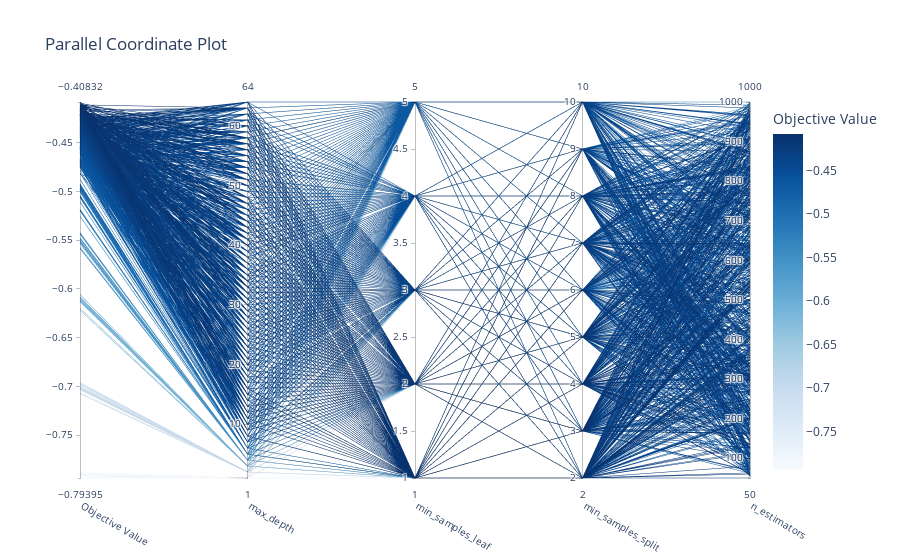

The code cell stored with this chart in its notebook:
### Markdown cell above
### Dark lines are parameters that work better

### Code cell
optuna.visualization.plot_parallel_coordinate(study_rand)

### Figure 1 — Plotly figure (JSON) as saved in the notebook; plotly's stock layout.template omitted (floating-point values rounded to 4 significant figures; data arrays with more than 128 entries replaced by an {"elided": "..."} marker saying what was removed)
{"data": [{"dimensions": [{"label": "Objective Value", "range": [-0.794, -0.4083], "values": {"elided": "1000 float values"}}, {"label": "max_depth", "range": [1, 64], "values": {"elided": "1000 int values"}}, {"label": "min_samples_leaf", "range": [1, 5], "values": {"elided": "1000 int values"}}, {"label": "min_samples_split", "range": [2, 10], "values": {"elided": "1000 int values"}}, {"label": "n_estimators", "range": [50, 1000], "values": {"elided": "1000 int values"}}], "labelangle": 30, "labelside": "bottom", "line": {"color": {"elided": "1000 float values"}, "colorbar": {"title": {"text": "Objective Value"}}, "colorscale": [[0, "rgb(247,251,255)"], [0.125, "rgb(222,235,247)"], [0.25, "rgb(198,219,239)"], [0.375, "rgb(158,202,225)"], [0.5, "rgb(107,174,214)"], [0.625, "rgb(66,146,198)"], [0.75, "rgb(33,113,181)"], [0.875, "rgb(8,81,156)"], [1, "rgb(8,48,107)"]], "reversescale": false, "showscale": true}, "type": "parcoords"}], "layout": {"title": {"text": "Parallel Coordinate Plot"}}}
